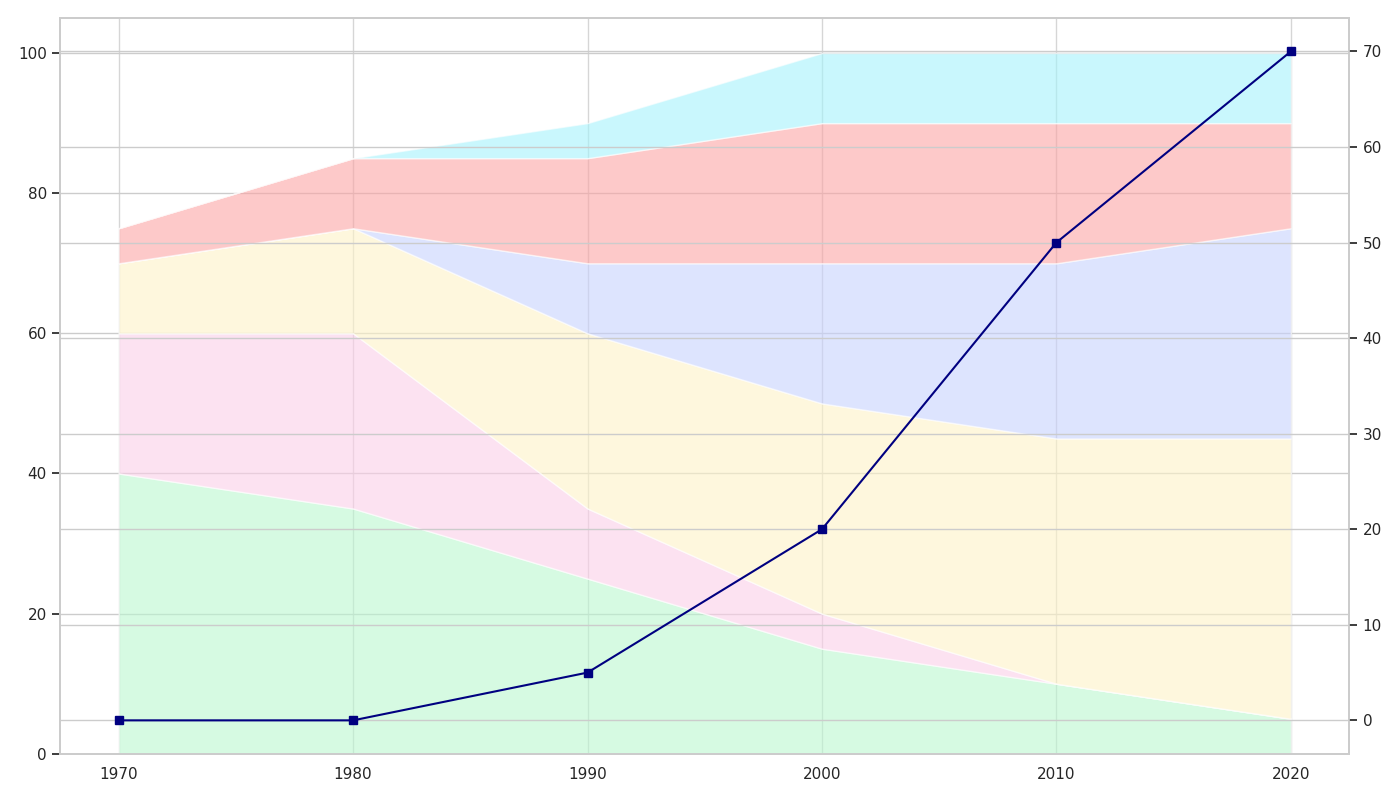

Write the Python code that produced this figure.
import numpy as np
import matplotlib.pyplot as plt

decades = np.arange(1970, 2030, 10)

rock = [40, 35, 25, 15, 10, 5]
disco = [20, 25, 10, 5, 0, 0]
pop = [10, 15, 25, 30, 35, 40]
hip_hop = [0, 0, 10, 20, 25, 30]
electronic = [5, 10, 15, 20, 20, 15]
indie = [0, 0, 5, 10, 10, 10]

stacked_data = np.vstack([rock, disco, pop, hip_hop, electronic, indie])

streaming_services = [0, 0, 5, 20, 50, 70]

fig, ax1 = plt.subplots(figsize=(14, 8))

altered_colors = ['#bbf7d0', '#fbcfe8', '#fef3c7', '#c7d2fe', '#fca5a5', '#a5f3fc']
ax1.stackplot(decades, stacked_data, colors=altered_colors, alpha=0.6)

ax1.set_xticks(decades)
ax1.grid(axis='x', linestyle='-', alpha=0.8)

ax2 = ax1.twinx()
ax2.plot(decades, streaming_services, color='navy', linestyle='-', marker='s')

plt.tight_layout()
plt.show()
